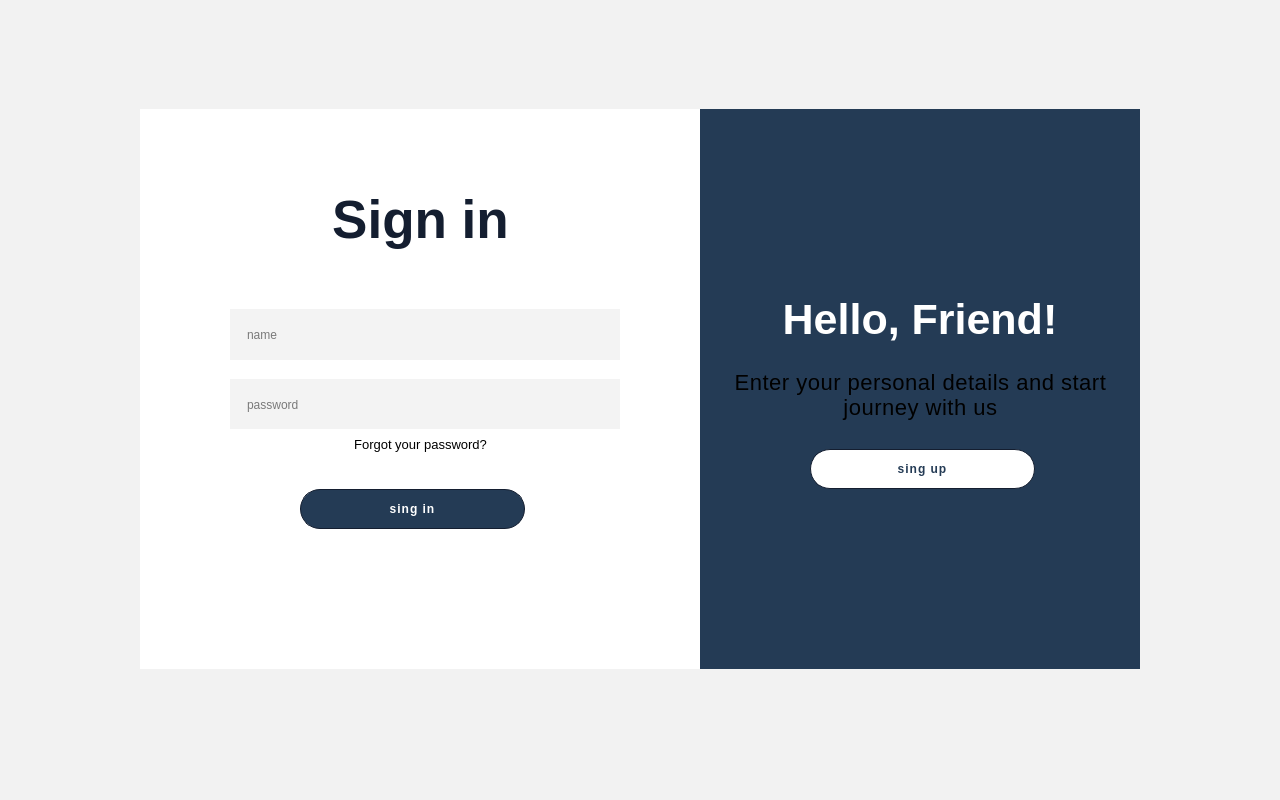
<?xml version="1.0" encoding="UTF-8"?>
<ui version="4.0">
 <class>auth_window</class>
 <widget class="QWidget" name="auth_window">
  <property name="geometry">
   <rect>
    <x>0</x>
    <y>0</y>
    <width>1280</width>
    <height>800</height>
   </rect>
  </property>
  <property name="windowTitle">
   <string>Form</string>
  </property>
  <property name="styleSheet">
   <string notr="true">QWidget {
	background: #F2F2F2;

}

</string>
  </property>
  <widget class="QFrame" name="frame">
   <property name="geometry">
    <rect>
     <x>140</x>
     <y>109</y>
     <width>1000</width>
     <height>561</height>
    </rect>
   </property>
   <property name="styleSheet">
    <string notr="true">QFrame {
    width: 850px;
    height: 500px;
    border-radius: 0px;
}</string>
   </property>
   <property name="frameShape">
    <enum>QFrame::StyledPanel</enum>
   </property>
   <property name="frameShadow">
    <enum>QFrame::Raised</enum>
   </property>
   <widget class="QFrame" name="frame_sing_in">
    <property name="geometry">
     <rect>
      <x>0</x>
      <y>0</y>
      <width>560</width>
      <height>560</height>
     </rect>
    </property>
    <property name="styleSheet">
     <string notr="true">QFrame {
	background: #FFF;
}</string>
    </property>
    <property name="frameShape">
     <enum>QFrame::StyledPanel</enum>
    </property>
    <property name="frameShadow">
     <enum>QFrame::Raised</enum>
    </property>
    <widget class="QLabel" name="label_sing_in">
     <property name="geometry">
      <rect>
       <x>0</x>
       <y>60</y>
       <width>561</width>
       <height>101</height>
      </rect>
     </property>
     <property name="font">
      <font>
       <pointsize>40</pointsize>
       <bold>true</bold>
      </font>
     </property>
     <property name="styleSheet">
      <string notr="true">QLabel {
	color: #141E30;
}</string>
     </property>
     <property name="text">
      <string>Sign in</string>
     </property>
     <property name="alignment">
      <set>Qt::AlignCenter</set>
     </property>
    </widget>
    <widget class="QPushButton" name="pushButton_sing_in">
     <property name="geometry">
      <rect>
       <x>160</x>
       <y>380</y>
       <width>225</width>
       <height>40</height>
      </rect>
     </property>
     <property name="styleSheet">
      <string notr="true">QPushButton {
    border-radius: 20px;
    border: 1px solid #141E30;
    background: #243B55;
    color: #FFF;
    font-size: 12px;
    font-weight: bold;
    padding: 12px 45px;
    letter-spacing: 1px;
    text-transform: uppercase;
}

QPushButton:hover {
    background: #FFF;
    color: #243B55;
    border: 1px solid #141E30;
}
</string>
     </property>
     <property name="text">
      <string>sing in</string>
     </property>
    </widget>
    <widget class="QLineEdit" name="lineEdit_password">
     <property name="geometry">
      <rect>
       <x>90</x>
       <y>270</y>
       <width>390</width>
       <height>51</height>
      </rect>
     </property>
     <property name="styleSheet">
      <string notr="true">QLineEdit {
    width: 100%;
    padding: 12px 15px;
    background-color: #f3f3f3;
    border: none;
    outline: none;
}</string>
     </property>
     <property name="text">
      <string/>
     </property>
     <property name="maxLength">
      <number>255</number>
     </property>
     <property name="echoMode">
      <enum>QLineEdit::Password</enum>
     </property>
     <property name="placeholderText">
      <string notr="true">password</string>
     </property>
     <property name="cursorMoveStyle">
      <enum>Qt::LogicalMoveStyle</enum>
     </property>
    </widget>
    <widget class="QLabel" name="label_link">
     <property name="geometry">
      <rect>
       <x>0</x>
       <y>320</y>
       <width>561</width>
       <height>31</height>
      </rect>
     </property>
     <property name="font">
      <font>
       <pointsize>10</pointsize>
      </font>
     </property>
     <property name="text">
      <string>Forgot your password?</string>
     </property>
     <property name="alignment">
      <set>Qt::AlignCenter</set>
     </property>
    </widget>
    <widget class="QLineEdit" name="lineEdit_name">
     <property name="geometry">
      <rect>
       <x>90</x>
       <y>200</y>
       <width>390</width>
       <height>51</height>
      </rect>
     </property>
     <property name="styleSheet">
      <string notr="true">QLineEdit {
    width: 100%;
    padding: 12px 15px;
    background-color: #f3f3f3;
    border: none;
    outline: none;
}</string>
     </property>
     <property name="inputMask">
      <string/>
     </property>
     <property name="text">
      <string/>
     </property>
     <property name="maxLength">
      <number>255</number>
     </property>
     <property name="echoMode">
      <enum>QLineEdit::Normal</enum>
     </property>
     <property name="placeholderText">
      <string>name</string>
     </property>
    </widget>
   </widget>
   <widget class="QFrame" name="frame_sing_up">
    <property name="geometry">
     <rect>
      <x>560</x>
      <y>0</y>
      <width>440</width>
      <height>560</height>
     </rect>
    </property>
    <property name="styleSheet">
     <string notr="true">QFrame {
    background: #243B55;
}

</string>
    </property>
    <property name="frameShape">
     <enum>QFrame::StyledPanel</enum>
    </property>
    <property name="frameShadow">
     <enum>QFrame::Raised</enum>
    </property>
    <widget class="QLabel" name="hello_friend">
     <property name="geometry">
      <rect>
       <x>0</x>
       <y>160</y>
       <width>440</width>
       <height>100</height>
      </rect>
     </property>
     <property name="font">
      <font>
       <pointsize>32</pointsize>
       <bold>true</bold>
      </font>
     </property>
     <property name="styleSheet">
      <string notr="true">QLabel {
	color: #FFF;
}</string>
     </property>
     <property name="text">
      <string>Hello, Friend!</string>
     </property>
     <property name="alignment">
      <set>Qt::AlignCenter</set>
     </property>
    </widget>
    <widget class="QLabel" name="text">
     <property name="geometry">
      <rect>
       <x>30</x>
       <y>250</y>
       <width>381</width>
       <height>71</height>
      </rect>
     </property>
     <property name="styleSheet">
      <string notr="true">QLabel {
	font-size: 22px;
    font-weight: 300;
    line-height: 20px;
    letter-spacing: 0.5px;
}</string>
     </property>
     <property name="text">
      <string>Enter your personal details and start journey with us</string>
     </property>
     <property name="textFormat">
      <enum>Qt::AutoText</enum>
     </property>
     <property name="scaledContents">
      <bool>true</bool>
     </property>
     <property name="alignment">
      <set>Qt::AlignCenter</set>
     </property>
     <property name="wordWrap">
      <bool>true</bool>
     </property>
    </widget>
    <widget class="QPushButton" name="pushButton_sing_up">
     <property name="geometry">
      <rect>
       <x>110</x>
       <y>340</y>
       <width>225</width>
       <height>40</height>
      </rect>
     </property>
     <property name="styleSheet">
      <string notr="true">QPushButton {
    border-radius: 20px;
    border: 1px solid #141E30;
    background: #FFF;
    color: #243B55;
    font-size: 12px;
    font-weight: bold;
    padding: 12px 45px;
    letter-spacing: 1px;
    text-transform: uppercase;
}

QPushButton:hover {
    background: #243B55;
    color: #FFF;
    border: 1px solid #FFF;
}
</string>
     </property>
     <property name="text">
      <string>sing up</string>
     </property>
    </widget>
   </widget>
  </widget>
 </widget>
 <resources/>
 <connections/>
</ui>
